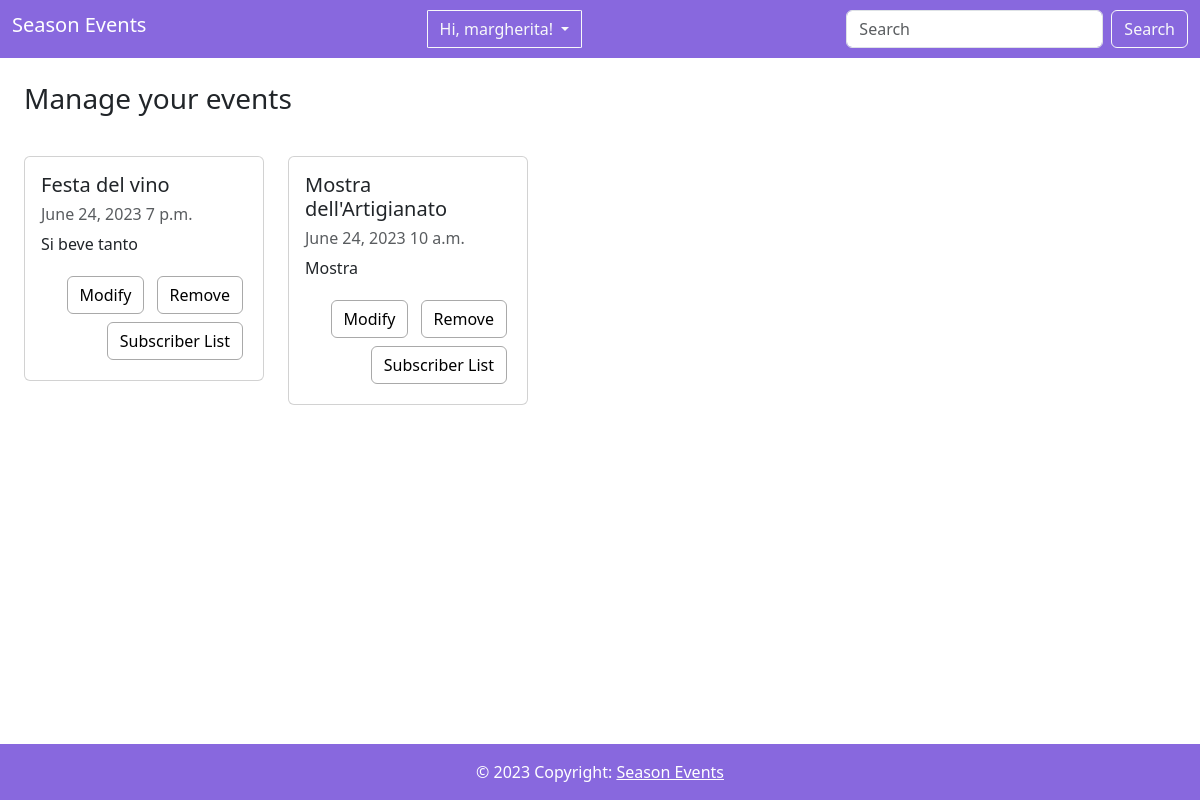
Before: /myEvents/ (signed in) with the older database file.
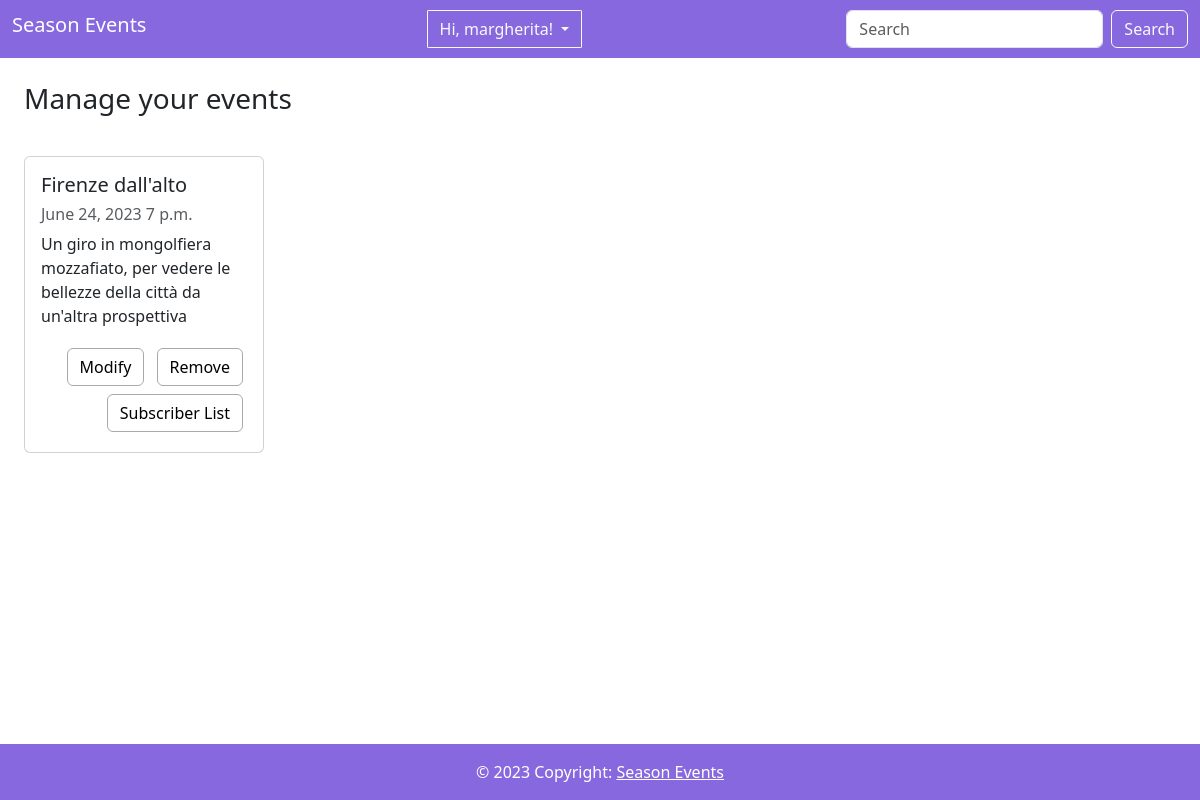
After: the same page with the newer database file.
### event/models.py (models this page shows, shortened)
class Event(models.Model):
    title = models.CharField(max_length=100, primary_key=True)
    description = models.TextField()
    date = models.DateField()
    time = models.TimeField(default=datetime.time)
    location = models.CharField(max_length=100)
    program = models.TextField(default='Not Available')
    ticket_price = models.DecimalField(max_digits=8, decimal_places=2, default=0)
    image = models.ImageField(upload_to=event_image_upload_path, null=True, blank=True)
    category = models.ManyToManyField('EventCategory')
    creator = models.ForeignKey(User, on_delete=models.CASCADE, related_name='events_created')
    max_seats = models.PositiveIntegerField()
    available_seats = models.PositiveIntegerField()

### event/views.py (the view)
# urls.py: path('myEvents/', views.my_events, name='my_events'),
def my_events(request):
    events = Event.objects.filter(creator=request.user)
    context = {
        'events': events
    }
    return render(request, 'my_events.html', context)

### templates/my_events.html (shortened to what this page needs)
{% extends "base.html" %}
{% block content %}
    <h3 class="mx-4 my-4" > Manage your events</h3>
    <div class="d-flex justify-content-start mx-4 ">
        {% if events %}
            <div class="row ml-3">
                {% for event in events %}
                <div class="col-xs-12 col-sm-6 col-lg-6 my-3">
                    <div class="card" style="width: 15rem;">
                        <div class="card-body">
                            <h5 class="card-title">
                                {{ event.title }}
                            </h5>
                            <h6 class="sub-title mb-2 text-body-secondary">{{ event.date }} {{ event.time }}</h6>
                            <p class="card-descr">
                                {{ event.description }}
                            </p>
                            <div class="text-end">
                                <a href="{% url 'event:modify_event' title=event.title %}" class="btn btn-style m-1">
                                    Modify</a>
                                <a href="{% url 'event:remove_event' title=event.title %}" class="btn btn-style m-1">
                                    Remove</a>
                                <a href="{% url 'event:participant_list' title=event.title %}" class="btn btn-style m-1">
                                    Subscriber List</a>
                            </div>
                        </div>
                    </div>
                </div>
                {% endfor %}
                {% else %}
                    <p>No events found.</p>
            </div>
        {% endif %}
    </div>
{% endblock %}

Changed rows visible on the page:
removed Event: title "Festa del vino", date "June 24, 2023", time "7 p.m.", description "Si beve tanto"
removed Event: title "Mostra dell'Artigianato", date "June 24, 2023", time "10 a.m.", description "Mostra"
added Event: title "Firenze dall'alto", date "June 24, 2023", time "7 p.m.", description "Un giro in mongolfiera mozzafiato, per vedere le bellezze della città da un'altra prospettiva"
